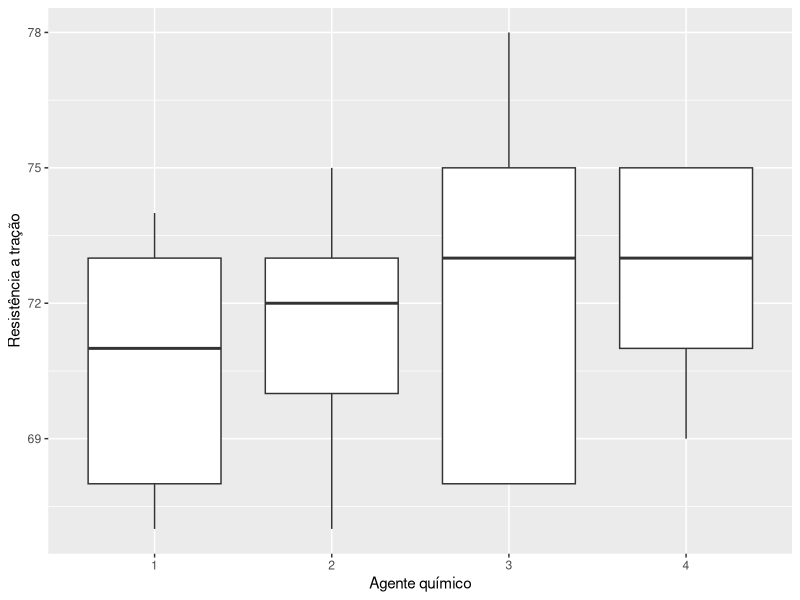
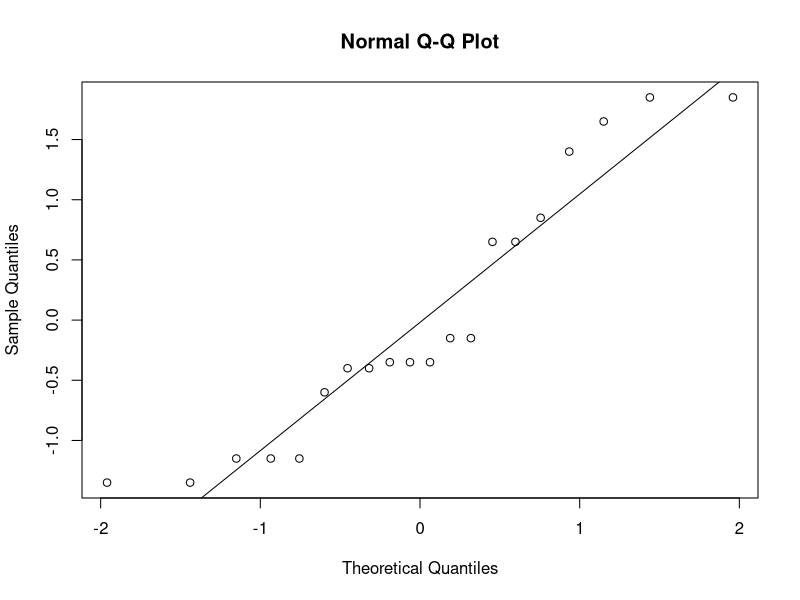
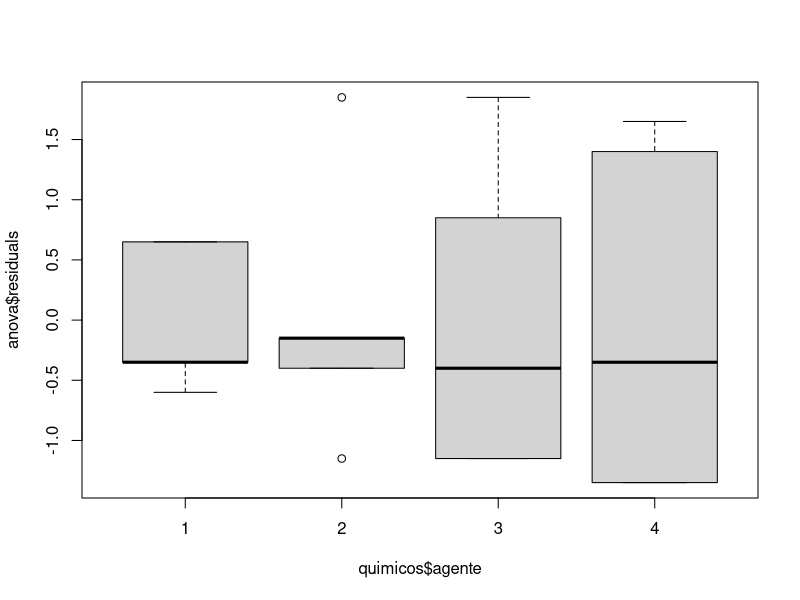
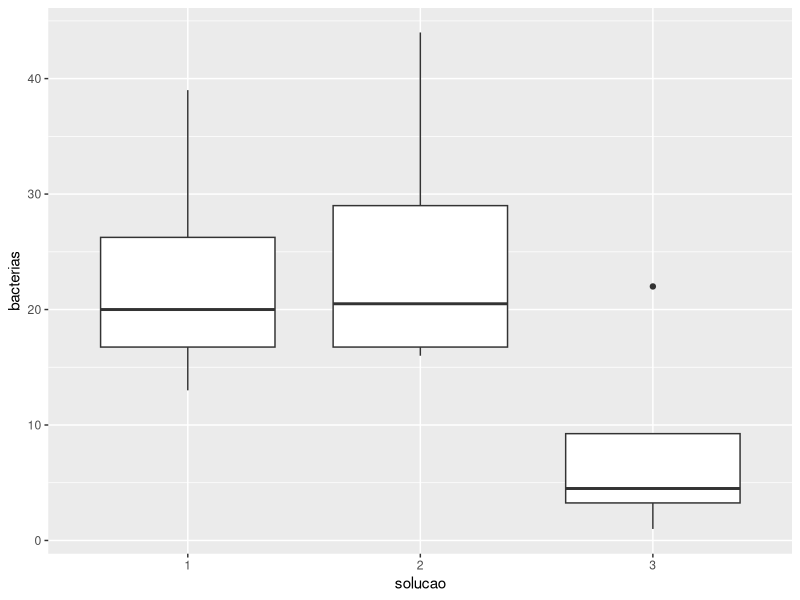
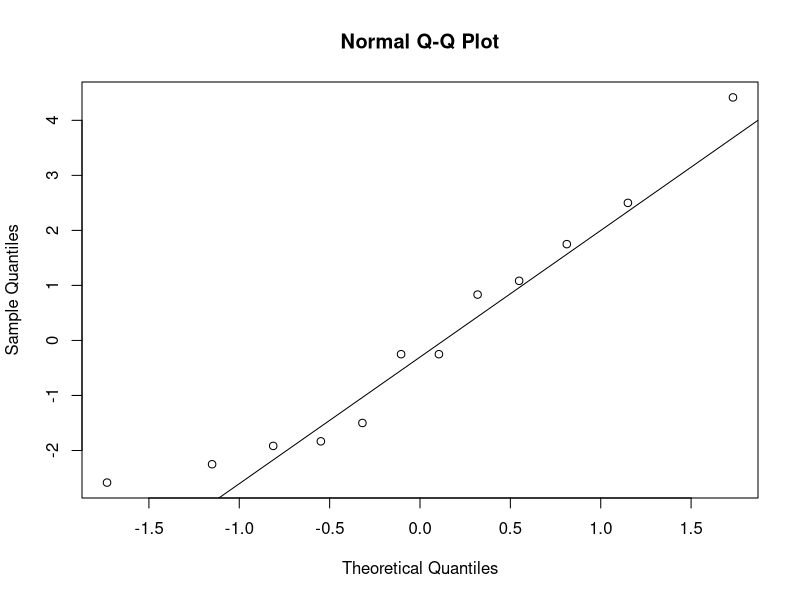
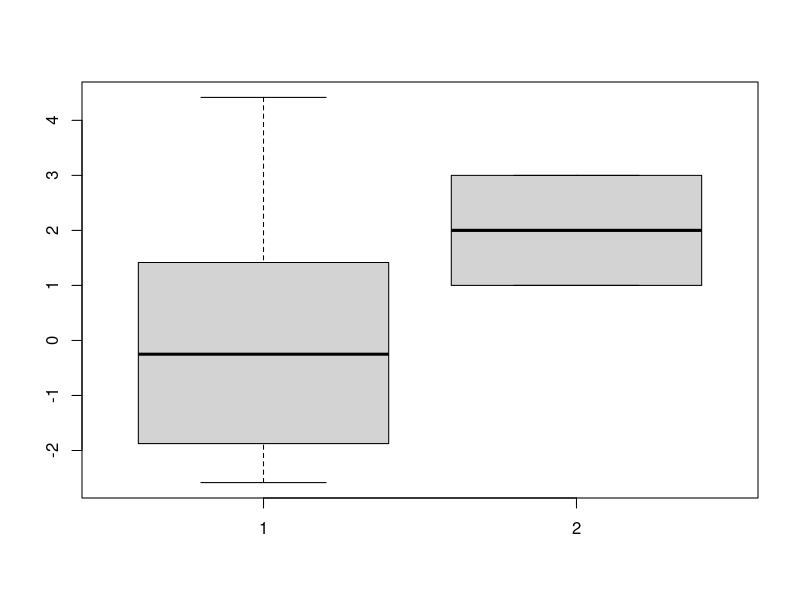

Write R code to recreate these figures, in order. (Note: this script raises an error after producing the figures.)
## ---- chunk 1
knitr::opts_chunk$set(echo = TRUE)
## ---- chunk 2
rm(list = ls())

quimicos <- data.frame(agente = factor(c(rep(1,5), rep(2,5), rep(3,5), rep(4,5))), 
                       bloco = factor(rep(1:5, 4)), 
                       forca = c(73,68,74,71,67,73,67,75,72,70,75,
                                 68,78,73,68,73,71,75,75,69))
## ---- chunk 3
library(ggplot2)
ggplot(data = quimicos, mapping = aes(x = agente, y = forca)) +
  geom_boxplot() + xlab("Agente químico") + ylab("Resistência a tração")

## ---- chunk 4
anova <- aov(forca~agente+bloco, quimicos)

# normalidade dos resíduos
qqnorm(residuals(anova))
qqline(residuals(anova))
shapiro.test(residuals(anova))

# homocedasticidade das variâncias
boxplot(anova$residuals~quimicos$agente)
bartlett.test(residuals(anova)~quimicos$agente)
## ---- chunk 5
summary(anova)
## ---- chunk 6
rm(list = ls())

solucoes <- data.frame(solucao = factor(c(rep(1,4), rep(2,4), rep(3,4))), dias = factor(c(rep(1:4,3))), bacterias = c(13,22,18,39,16,24,17,44,5,4,1,22))

library(ggplot2)
ggplot(data = solucoes, mapping = aes(x = solucao, y = bacterias)) + geom_boxplot()
## ---- chunk 7
anova <- aov(bacterias~solucao+dias, data = solucoes)

# normalidade dos resíduos
qqnorm(residuals(anova))
qqline(residuals(anova))
shapiro.test(residuals(anova))

# homocedasticidade das variâncias
boxplot(anova$residuals, solucoes$solucao)
bartlett.test(bacterias~solucao, data = solucoes)

summary(anova)
## ---- chunk 8
tukey <- HSD.test(anova, trt = 'solucao')
tukey$groups
## ---- chunk 9
rm(list = ls())

respostas <- data.frame(design = factor(c(rep(1,4), rep(2,4), rep(3,4))), regiao = factor(rep(c('NE', 'NW', 'SE', 'SW'),3)), resp = c(250,350,219,375,400,525,390,580,275,340,200,310))

library(ggplot2)
ggplot(data = respostas, mapping = aes(x = design, y = resp)) + geom_boxplot()
## ---- chunk 10
anova <- aov(resp~design+regiao, data = respostas)

shapiro.test(residuals(anova))
bartlett.test(anova$residuals~respostas$design)
## ---- chunk 11
summary(anova)
tukey <- HSD.test(anova, trt = 'design')
tukey$groups
